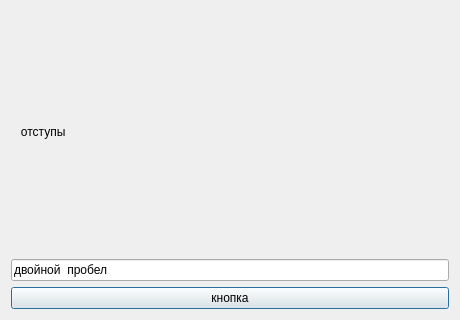
<?xml version="1.0" encoding="UTF-8"?>
<ui version="4.0"><class>Dialog</class><widget class="QDialog" name="Dialog"><property name="geometry"><rect><x>0</x><y>0</y><width>460</width><height>320</height></rect></property><property name="windowTitle"><string>#083 text/168_spaces</string></property><layout class="QVBoxLayout" name="verticalLayout"><property name="leftMargin"><number>11</number></property><property name="topMargin"><number>11</number></property><property name="rightMargin"><number>11</number></property><property name="bottomMargin"><number>11</number></property><property name="spacing"><number>6</number></property><item><widget class="QLabel" name="l1"><property name="text"><string>   отступы   </string></property></widget></item><item><widget class="QLineEdit" name="e1"><property name="text"><string>двойной  пробел</string></property></widget></item><item><widget class="QPushButton" name="b1"><property name="text"><string>  кнопка  </string></property></widget></item></layout></widget></ui>
